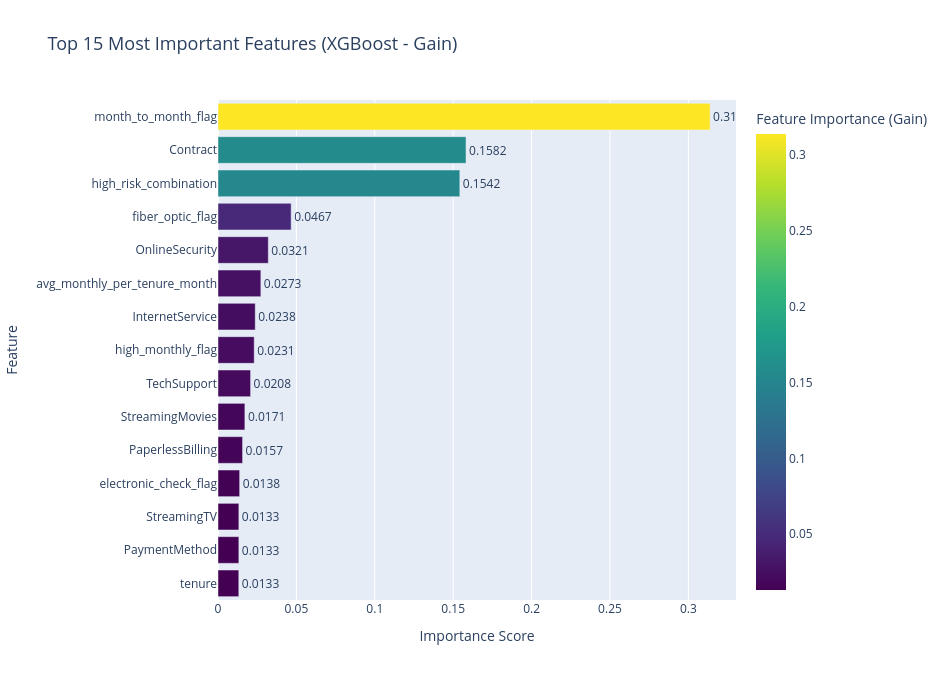

Here is the notebook cell this chart was saved with:
### Code cell
# Feature Importance

importance_df = pd.DataFrame({
    'feature': X_train.columns,
    'importance': final_model.feature_importances_
}).sort_values('importance', ascending=False)

top15 = importance_df.head(15)

fig_imp = px.bar(
    top15,
    x='importance',
    y='feature',
    orientation='h',
    title='Top 15 Most Important Features (XGBoost - Gain)',
    labels={'importance': 'Feature Importance (Gain)', 'feature': 'Feature'},
    color='importance',
    color_continuous_scale='Viridis',
    text='importance'
)

fig_imp.update_traces(texttemplate='%{text:.4f}', textposition='outside')
fig_imp.update_layout(
    height=680,
    width=950,
    yaxis=dict(autorange="reversed"), 
    xaxis_title="Importance Score",
    title_font_size=18
)

fig_imp.show()
modeling_figs["Feature Importance"] = fig_imp

save_to_html(
    figures_dict=modeling_figs, 
    tables_dict=modeling_tables, 
    filename="modeling_results.html", 
    title="Model Performance Dashboard", 
    dashboard_dir="modeling"
)

### Figure 1 — Plotly figure (JSON) as saved in the notebook; plotly's stock layout.template omitted (floating-point values rounded to 4 significant figures)
{"data": [{"hovertemplate": "Feature Importance (Gain)=%{marker.color}<br>Feature=%{y}<extra></extra>", "legendgroup": "", "marker": {"color": [0.3139, 0.1582, 0.1542, 0.04665, 0.03209, 0.02734, 0.02375, 0.0231, 0.02078, 0.01715, 0.01567, 0.01382, 0.01331, 0.0133, 0.01327], "coloraxis": "coloraxis", "pattern": {"shape": ""}}, "name": "", "orientation": "h", "showlegend": false, "text": [0.3139, 0.1582, 0.1542, 0.04665, 0.03209, 0.02734, 0.02375, 0.0231, 0.02078, 0.01715, 0.01567, 0.01382, 0.01331, 0.0133, 0.01327], "textposition": "outside", "texttemplate": "%{text:.4f}", "type": "bar", "x": [0.3139, 0.1582, 0.1542, 0.04665, 0.03209, 0.02734, 0.02375, 0.0231, 0.02078, 0.01715, 0.01567, 0.01382, 0.01331, 0.0133, 0.01327], "xaxis": "x", "y": ["month_to_month_flag", "Contract", "high_risk_combination", "fiber_optic_flag", "OnlineSecurity", "avg_monthly_per_tenure_month", "InternetService", "high_monthly_flag", "TechSupport", "StreamingMovies", "PaperlessBilling", "electronic_check_flag", "StreamingTV", "PaymentMethod", "tenure"], "yaxis": "y"}], "layout": {"barmode": "relative", "coloraxis": {"colorbar": {"title": {"text": "Feature Importance (Gain)"}}, "colorscale": [[0, "#440154"], [0.1111, "#482878"], [0.2222, "#3e4989"], [0.3333, "#31688e"], [0.4444, "#26828e"], [0.5556, "#1f9e89"], [0.6667, "#35b779"], [0.7778, "#6ece58"], [0.8889, "#b5de2b"], [1, "#fde725"]]}, "height": 680, "legend": {"tracegroupgap": 0}, "title": {"font": {"size": 18}, "text": "Top 15 Most Important Features (XGBoost - Gain)"}, "width": 950, "xaxis": {"anchor": "y", "domain": [0, 1], "title": {"text": "Importance Score"}}, "yaxis": {"anchor": "x", "autorange": "reversed", "domain": [0, 1], "title": {"text": "Feature"}}}}
